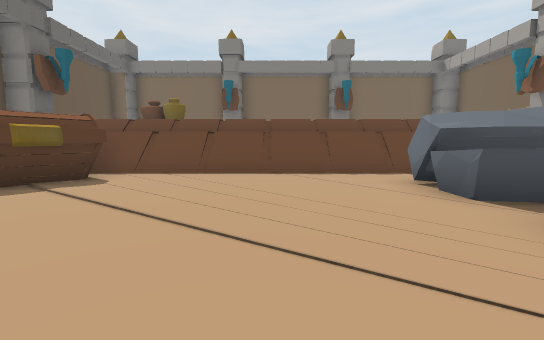
view 1 (above)

16 first-person views from a walk through a scene from a Unity 3-D project. The camera is 1.5 m above the floor, tilts 6° down and sees 90° across. The floor is counted in squares, 2 m on a side. Each view is taken from the middle of a square. On the plan, view 1 faces up. The plan holds only what a view shows up to about 10 squares ahead; the rest is blank. The place goes on beyond the plan.

view 2
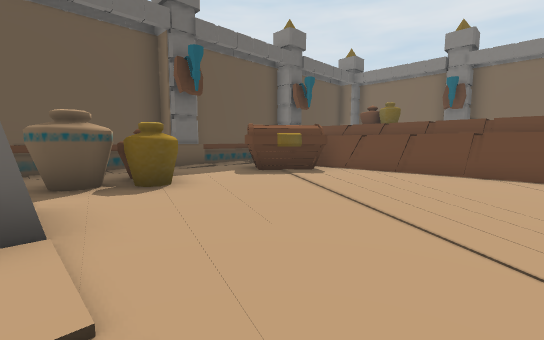

view 3
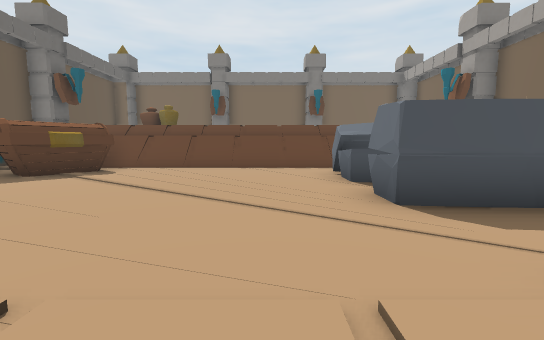

view 4
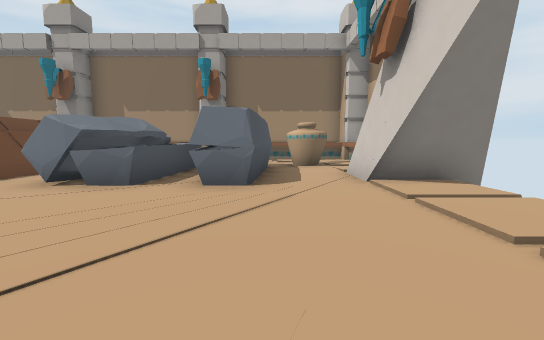

view 5
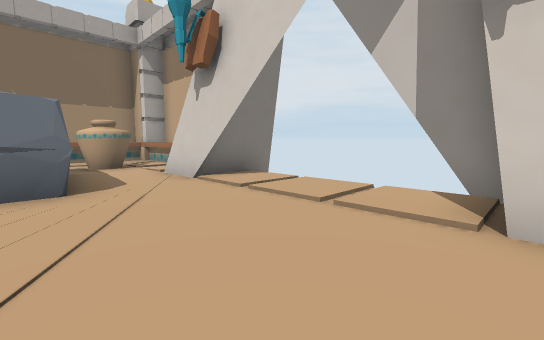

view 6
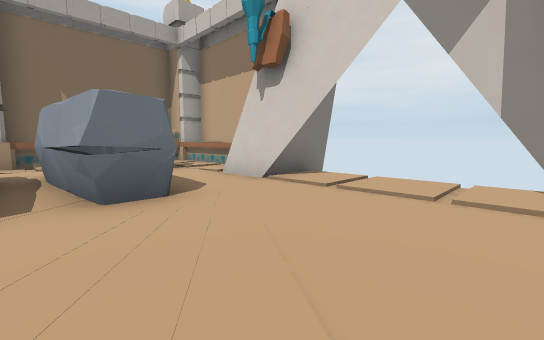

view 7
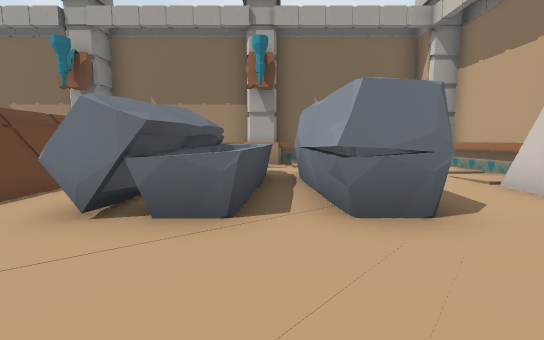

view 8
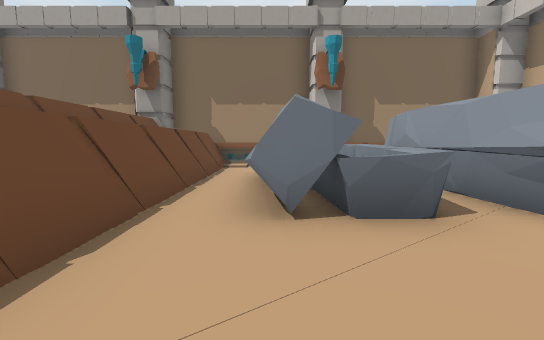

view 9
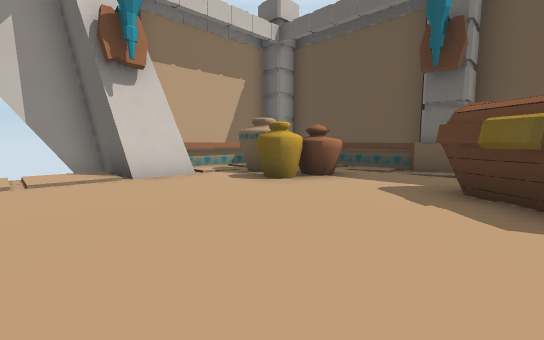

view 10
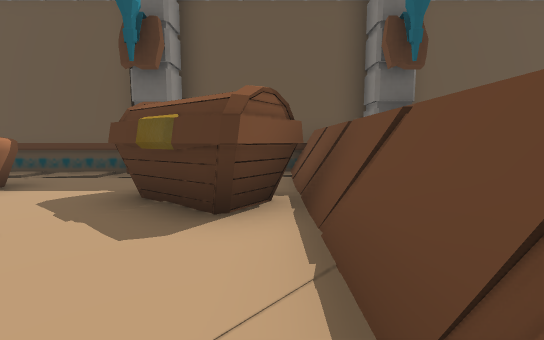

view 11
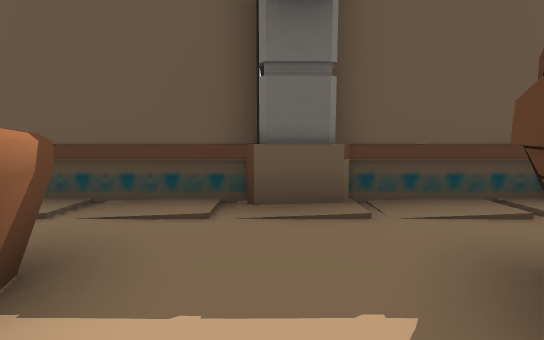

view 12
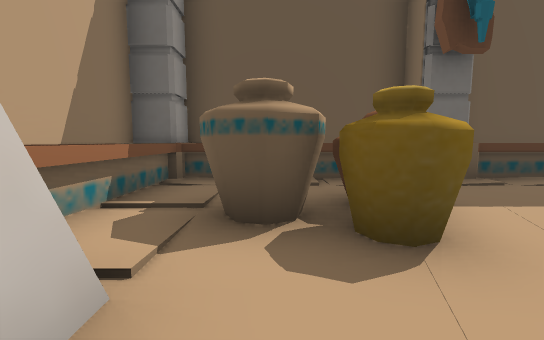

view 13
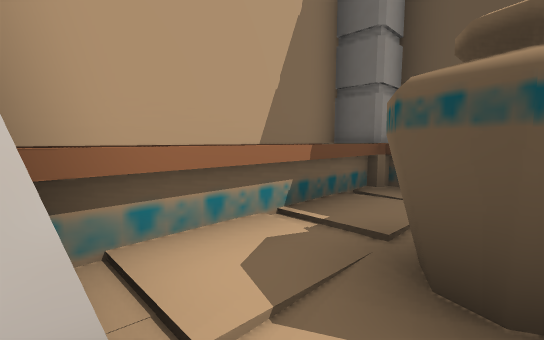

view 14
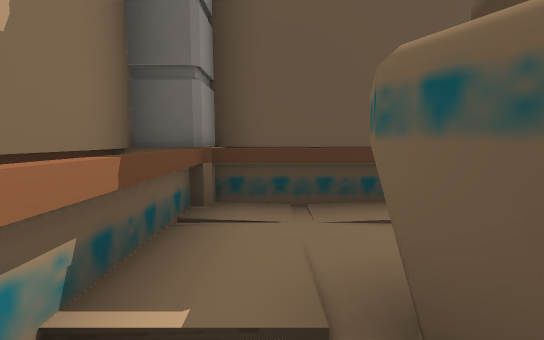

view 15
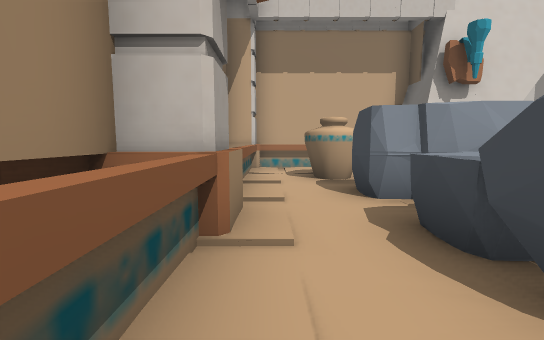

view 16
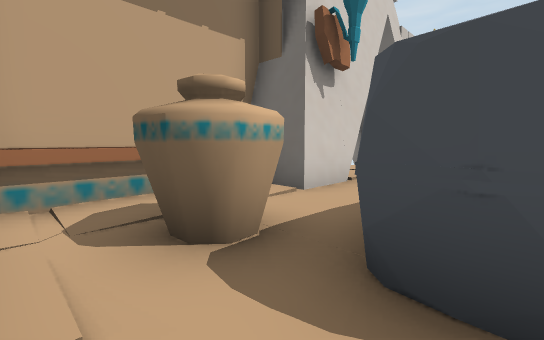

### Floor plan
Key: @ floor where view 1 was taken; # wall or solid block; . floor; / step, stairs or slope; = window, fence, low wall or low ledge; ^ raised ledge.
Columns run from 8 left of view 1 to 9 right of it. Each row starts with its distance up from view 1.
  7 ##################
  6 #^.##............#
  5 #^.##......####..#
  4 ##.#.......==###.#
  3 ##...........^^#.#
  2 #^.........####..#
  1 #^.##........##..#
  0 #^.#....@.....##.#
 -1 #^...##//..##....#
 -2 #^^^^##./..##^^^^#
 -3  #######   #  ####

Positions as (right, up) in squares from view 1, and headings:
1: (0, 0), facing up
2: (1, -1), facing up-left
3: (1, -2), facing up
4: (-2, 1), facing right
5: (-2, 2), facing down-right
6: (-1, 3), facing down-right
7: (0, 3), facing right
8: (0, 5), facing right
9: (0, 5), facing down-left
10: (-1, 6), facing left
11: (-4, 3), facing left
12: (-2, 0), facing left
13: (-3, 0), facing down-left
14: (-4, -1), facing left
15: (8, 6), facing down
16: (8, 2), facing down-left
